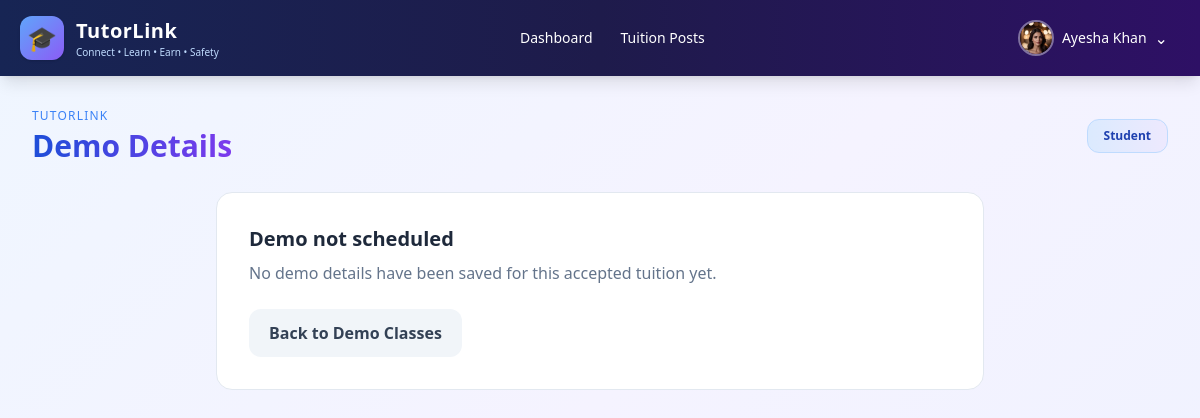
/tuitions/applications/4/demo/ (signed in), run on an earlier commit of the app's database.
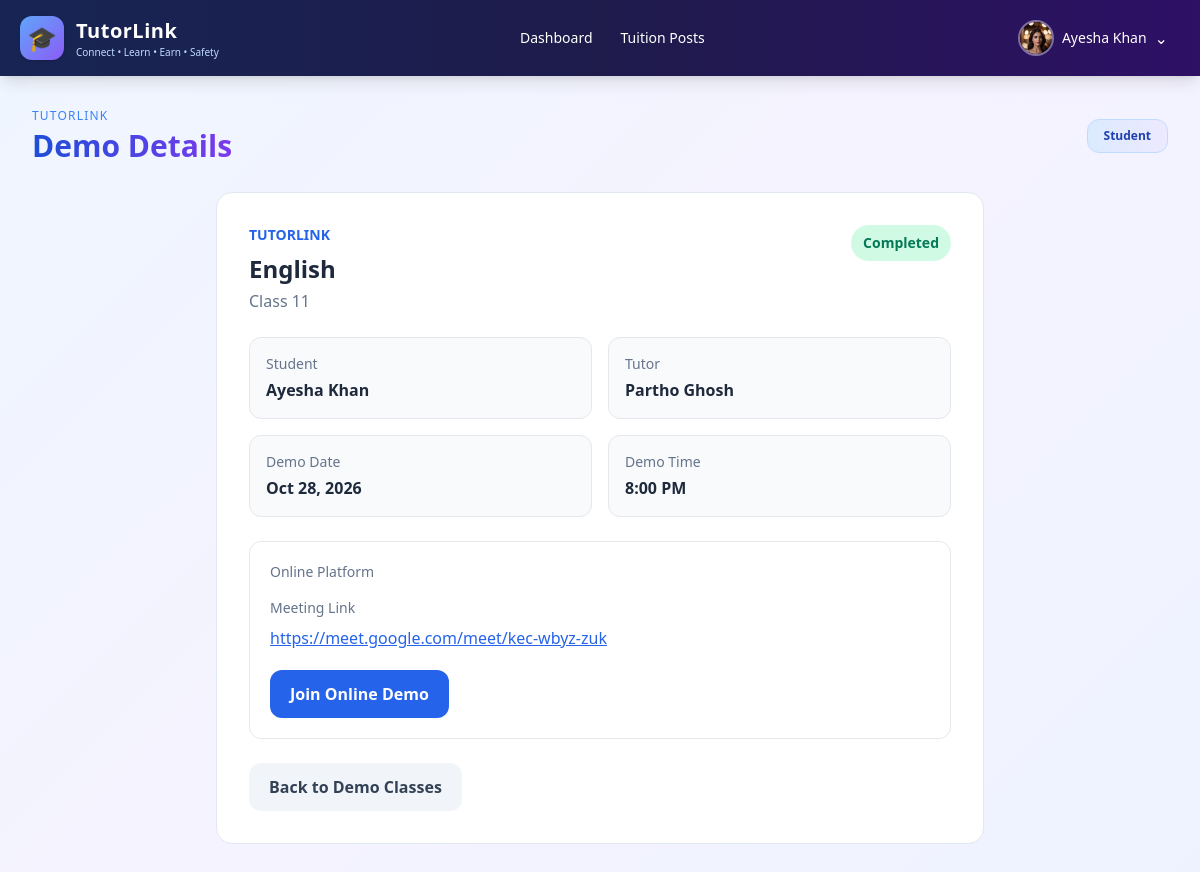
And on a later commit of the database.
### tuitions/models.py (models this page shows, shortened)
class TuitionApplication(models.Model):
    class Status(models.TextChoices):
        PENDING = "PENDING", "Pending"
        ACCEPTED = "ACCEPTED", "Accepted"
        REJECTED = "REJECTED", "Rejected"
    tuition = models.ForeignKey(
        TuitionPost,
        on_delete=models.CASCADE,
        related_name="applications",
    )
    tutor = models.ForeignKey(
        settings.AUTH_USER_MODEL,
        on_delete=models.CASCADE,
        related_name="tuition_applications",
    )
    status = models.CharField(
        max_length=10,
        choices=Status.choices,
        default=Status.PENDING,
    )
    applied_at = models.DateTimeField(auto_now_add=True)
    review_rating = models.PositiveSmallIntegerField(
        null=True,
        blank=True,
    )
    review_text = models.TextField(blank=True)
    reviewed_at = models.DateTimeField(null=True, blank=True)
    class Meta:
        ordering = ["-applied_at"]
        constraints = [
            models.UniqueConstraint(
                fields=["tuition", "tutor"],
                name="unique_tutor_application_per_tuition",
            )
        ]

class TuitionPost(models.Model):
    student = models.ForeignKey(
        settings.AUTH_USER_MODEL,
        on_delete=models.CASCADE,
    )
    target_tutor = models.ForeignKey(
        settings.AUTH_USER_MODEL,
        on_delete=models.SET_NULL,
        null=True,
        blank=True,
        related_name="targeted_tuition_posts",
    )
    subject = models.CharField(max_length=100)
    class_level = models.CharField(max_length=50)
    description = models.TextField()
    budget_min = models.PositiveIntegerField()
    budget_max = models.PositiveIntegerField()
    division = models.CharField(max_length=100)
    district = models.CharField(max_length=100)
    area = models.CharField(max_length=100)
    preferred_days = models.CharField(max_length=100)
    time_slot = models.CharField(max_length=100)
    teaching_mode = models.CharField(
        max_length=20,
        choices=[
            ("ONLINE", "Online"),
            ("OFFLINE", "Offline"),
        ],
        default="ONLINE",
    )
    image = models.ImageField(
        upload_to="tuition_posts/",
        blank=True,
        null=True,
    )
    status = models.CharField(max_length=20, default="OPEN")
    created_at = models.DateTimeField(auto_now_add=True)

### tutors/models.py (models this page shows, shortened)
class DemoClass(models.Model):
    class Status(models.TextChoices):
        REQUESTED = "REQUESTED", "Requested"
        SCHEDULED = "SCHEDULED", "Scheduled"
        COMPLETED = "COMPLETED", "Completed"
        CANCELLED = "CANCELLED", "Cancelled"
    application = models.OneToOneField(
        "tuitions.TuitionApplication",
        on_delete=models.CASCADE,
        null=True,
        blank=True,
        related_name="demo_class",
    )
    student = models.ForeignKey(
        settings.AUTH_USER_MODEL,
        on_delete=models.CASCADE,
        related_name="student_demo_classes",
    )
    tutor = models.ForeignKey(
        TutorProfile,
        on_delete=models.CASCADE,
        related_name="demo_classes",
    )
    subject = models.ForeignKey(
        Subject,
        on_delete=models.SET_NULL,
        null=True,
        blank=True,
        related_name="demo_classes",
    )
    date = models.DateField(null=True, blank=True)
    time = models.TimeField(null=True, blank=True)
    platform = models.CharField(max_length=50, blank=True)
    meeting_link = models.URLField(blank=True)
    status = models.CharField(
        max_length=20,
        choices=Status.choices,
        default=Status.REQUESTED,
    )
    created_at = models.DateTimeField(auto_now_add=True)
    updated_at = models.DateTimeField(auto_now=True)
    class Meta:
        ordering = ["-created_at"]

### accounts/models.py (models this page shows, shortened)
class User(AbstractUser):
    class Role(models.TextChoices):
        ADMIN = 'ADMIN', 'Administrator'
        TUTOR = 'TUTOR', 'Tutor'
        STUDENT = 'STUDENT', 'Student'
    role = models.CharField(max_length=10, choices=Role.choices, default=Role.STUDENT)
    phone = models.CharField(max_length=20, blank=True)
    division = models.CharField(max_length=50, blank=True)
    district = models.CharField(max_length=50, blank=True)
    area = models.CharField(max_length=100, blank=True)
    profile_picture = models.ImageField(upload_to='profiles/', blank=True, null=True)
    bio = models.TextField(blank=True)
    is_verified = models.BooleanField(default=False)
    institution = models.CharField(max_length=150, blank=True)
    academic_level = models.CharField(max_length=50, blank=True)
    monthly_budget = models.DecimalField(max_digits=10, decimal_places=2, null=True, blank=True)

### tuitions/views.py (the view)
@login_required
def demo_detail(request, application_id):
    application = get_object_or_404(
        TuitionApplication.objects.select_related(
            "tuition", "tuition__student", "tutor"
        ),
        pk=application_id,
        status=TuitionApplication.Status.ACCEPTED,
    )
    allowed = (
        request.user.pk == application.tutor_id
        or request.user.pk == application.tuition.student_id
        or is_admin(request.user)
    )
    if not allowed:
        raise PermissionDenied
    return render(request, "tuitions/demo_detail.html", {
        "application": application,
        "demo": _demo_for_application(application),
        "is_tutor": is_tutor(request.user),
        "is_student": is_student(request.user),
        "is_admin": is_admin(request.user),
        "role_name": request.user.get_role_display(),
    })

### tuitions/views.py (called while the page is built)
def is_admin(user):
    return user.is_superuser or str(
        getattr(user, "role", "")
    ).upper() == "ADMIN"

def is_student(user):
    return str(getattr(user, "role", "")).upper() == "STUDENT"

def is_tutor(user):
    return str(getattr(user, "role", "")).upper() == "TUTOR"

### templates/tuitions/demo_detail.html (shortened to what this page needs)
{% extends 'accounts/dashboards/base_dashboard.html' %}
{% block content %}
<div class="max-w-3xl mx-auto bg-white border border-slate-200 rounded-2xl p-6 md:p-8">
    {% if demo %}
        <div class="flex flex-wrap items-start justify-between gap-4">
            <div>
                <p class="text-sm text-blue-600 font-semibold">TUTORLINK</p>
                <h2 class="text-2xl font-bold text-slate-800 mt-2">
                    {{ application.tuition.subject }}
                </h2>
                <p class="text-slate-500 mt-1">
                    Class {{ application.tuition.class_level }}
                </p>
            </div>
            <span class="px-3 py-2 rounded-full bg-emerald-100 text-emerald-700 text-sm font-semibold">
                {{ demo.get_status_display }}
            </span>
        </div>
        <div class="mt-6 grid sm:grid-cols-2 gap-4">
            <div class="rounded-xl bg-slate-50 border p-4">
                <p class="text-sm text-slate-500">Student</p>
                <p class="font-semibold mt-1">
                    {{ application.tuition.student.get_full_name|default:application.tuition.student.username }}
                </p>
            </div>
            <div class="rounded-xl bg-slate-50 border p-4">
                <p class="text-sm text-slate-500">Tutor</p>
                <p class="font-semibold mt-1">
                    {{ application.tutor.get_full_name|default:application.tutor.username }}
                </p>
            </div>
            <div class="rounded-xl bg-slate-50 border p-4">
                <p class="text-sm text-slate-500">Demo Date</p>
                <p class="font-semibold mt-1">
                    {{ demo.date|date:"M d, Y" }}
                </p>
            </div>
            <div class="rounded-xl bg-slate-50 border p-4">
                <p class="text-sm text-slate-500">Demo Time</p>
                <p class="font-semibold mt-1">
                    {{ demo.time|time:"g:i A" }}
                </p>
            </div>
        </div>
        <div class="mt-6 rounded-xl border p-5">
            <p class="text-sm text-slate-500">Online Platform</p>
            <p class="text-sm text-slate-500 mt-4">Meeting Link</p>
            <a href="{{ demo.meeting_link }}"
               target="_blank"
               rel="noopener noreferrer"
               class="block mt-2 text-blue-600 underline break-all">
                {{ demo.meeting_link }}
            </a>
            <a href="{{ demo.meeting_link }}"
               target="_blank"
               rel="noopener noreferrer"
               class="inline-block mt-5 px-5 py-3 rounded-xl bg-blue-600 text-white font-semibold hover:bg-blue-700">
                Join Online Demo
            </a>
        </div>
    {% else %}
        <h2 class="text-xl font-bold text-slate-800">
            Demo not scheduled
        </h2>
        <p class="text-slate-500 mt-2">
            No demo details have been saved for this accepted tuition yet.
        </p>
    {% endif %}
    <a href="{% url 'tuitions:demo_classes' %}"
       class="inline-block mt-6 px-5 py-3 rounded-xl bg-slate-100 text-slate-700 font-semibold">
        Back to Demo Classes
    </a>
</div>
{% endblock %}

What changed in the data, as far as the page shows it:
now on this page (row edited): TuitionApplication: tuition.subject "English", tuition.class_level "11", tuition.student.get_full_name "Ayesha Khan", tutor.get_full_name "Partho Ghosh"
added DemoClass: status "Completed", date "Oct 28, 2026", time "8:00 PM", meeting_link "https://meet.google.com/meet/kec-wbyz-zuk"
Also different on the page:
text no longer shown: "Demo not scheduled No demo details have been saved for this accepted tuition yet."
text now shown: "TUTORLINK Class Student Tutor Demo Date Demo Time Online Platform Meeting Link Join Online Demo"
